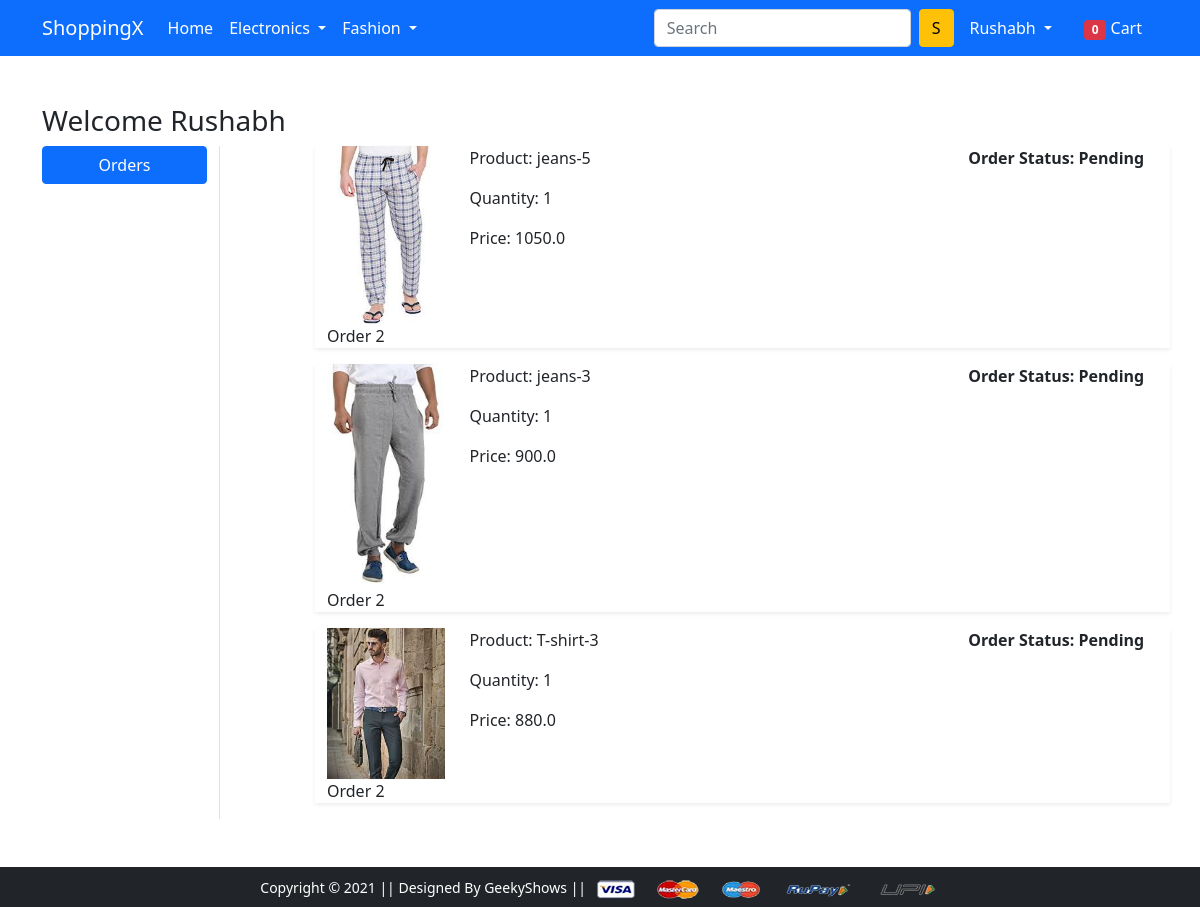
Page /orders/ (signed in) on the committed database.
### app/models.py (models this page shows)
class OrderPlaced(models.Model):
    user = models.ForeignKey(User, on_delete=models.CASCADE)
    customer = models.ForeignKey(Customer, on_delete=models.CASCADE)
    product = models.ForeignKey(Product, on_delete=models.CASCADE)
    quantity = models.PositiveIntegerField(default=1)
    ordered_date = models.DateTimeField(auto_now_add=True)
    status = models.CharField(choices=STATUS_CHOICES, max_length=50, default='Pending')
    @property
    def total_cost(self):
        return self.quantity * (self.product.selling_price-self.product.discounted_price)

class Product(models.Model):
    title = models.CharField(max_length=100)
    selling_price = models.FloatField()
    discounted_price = models.FloatField()
    description = models.TextField()
    brand = models.CharField(max_length=100)
    category = models.CharField(choices=CATEGORY_CHOICES, max_length=2)
    product_image = models.ImageField(upload_to='productimg')

### app/views.py (the view)
# urls.py: path('orders/', views.orders, name='orders'),
@login_required
def orders(request):
    op = OrderPlaced.objects.filter(user=request.user)
    total_items = 0
    if request.user.is_authenticated:
        total_items = len(Cart.objects.filter(user=request.user))
    return render(request, 'app/orders.html', { 'order_placed' : op, 'items' : total_items })

### app/templates/app/orders.html (shortened to what this page needs)
{% extends 'app/base.html' %}
{% load static %}
{% block main-content %}
<div class="container my-5">
 <div class="row">
 <h3>Welcome <span class='text-capitalize'>{{request.user}}</span></h3>
  <div class="col-sm-2 border-end">
   <ul class="list-unstyled">
    <li class="d-grid"><a href="{% url 'orders' %}" class="btn btn-primary">Orders</a></li>
   </ul>
  </div>
  <div class="col-sm-9 offset-sm-1">
  {% for op in order_placed %}
   <div class="row shadow-sm mb-3">
    <div class="col-sm-2">
        <img src="{{op.product.product_image.url}}" alt="" class='img-fluid' height='150' width='150'>
    </div>
    <div class='col-sm-7'>
        <p>Product: {{op.product.title}}</p>
        <p>Quantity: {{op.quantity}}</p>
        <p>Price: {{op.total_cost}}</p>
    </div>
    <div class='col-sm-3 fw-bold'>
        <p>Order Status: {{op.status}}</p>
    </div>
    <div class="col-sm-6">Order 2</div>
   </div>
   {% endfor %}
  </div>
 </div>
</div>
{% endblock main-content %}

### app/templates/app/base.html (shortened to what this page needs)
<!doctype html>
{% load static %}
<html lang="en">
  <head>
    <link href="https://cdn.jsdelivr.net/npm/bootstrap@5.0.0-beta1/dist/css/bootstrap.min.css" rel="stylesheet">
    <link rel="stylesheet" href="{% static 'app/css/owl.carousel.min.css' %}">
    <link rel="stylesheet" href="{% static 'app/css/all.min.css' %}">
    <link rel="stylesheet" href="{% static 'app/css/style.css' %}">
  </head>
  <body>
    <nav class="navbar navbar-expand-lg navbar-dark bg-primary">
     <div class="container">
       <a class="navbar-brand" href="/">ShoppingX</a>
       <div class="collapse navbar-collapse" id="navbarSupportedContent">
         <ul class="navbar-nav me-auto mb-2 mb-lg-0">
           <li class="nav-item">
             <a class="nav-link active" aria-current="page" href="/">Home</a>
           </li>
           <li class="nav-item dropdown">
             <a class="nav-link dropdown-toggle text-white" href="#" id="electronicsDropdown" role="button" data-bs-toggle="dropdown" aria-expanded="false">
               Electronics
             </a>
           </li>
           <li class="nav-item dropdown">
             <a class="nav-link dropdown-toggle text-white" href="#" id="fashionDropdown" role="button" data-bs-toggle="dropdown" aria-expanded="false">
               Fashion
             </a>
           </li>
         </ul>
         <form class="d-flex">
           <input class="form-control me-2" type="search" placeholder="Search" aria-label="Search">
           <button class="btn btn-warning" type="submit">S</button>
         </form>
         <div>
          <ul class="navbar-nav me-auto mb-2 mb-lg-0">
          {% if request.user.is_authenticated %}
           <li class="nav-item dropdown mx-2">
              <a class="nav-link dropdown-toggle text-white" href="#" id="profileDropdown" role="button" data-bs-toggle="dropdown" aria-expanded="false">
                {{request.user}}
              </a>
            </li>
            <li class="nav-item mx-2">
             <a href="{% url 'show_cart' %}" class="nav-link text-white"><span class="badge bg-danger">{{items}}</span> Cart </a>
            </li>
          {% endif %}
          </ul>
         </div>
       </div>
     </div>
    </nav>
    {% block main-content %} {% endblock main-content %}
    <footer class="container-fluid bg-dark text-center p-2 mt-5">
        <small class="text-white">Copyright &copy; 2021 || Designed By GeekyShows || </small>
        <img src="{% static 'app/images/payment.png' %}" alt="" srcset="" class="img-fluid" height="2px">
    </footer>
  </body>
</html>

### rows in the picture
OrderPlaced: product.product_image (picture), product "jeans-5", quantity "1", total_cost "1050.0", status "Pending"
OrderPlaced: product.product_image (picture), product "jeans-3", quantity "1", total_cost "900.0", status "Pending"
OrderPlaced: product.product_image (picture), product "T-shirt-3", quantity "1", total_cost "880.0", status "Pending"

### other values in the picture
{{ request.user }} "Rushabh"
{{ items }} "0"
